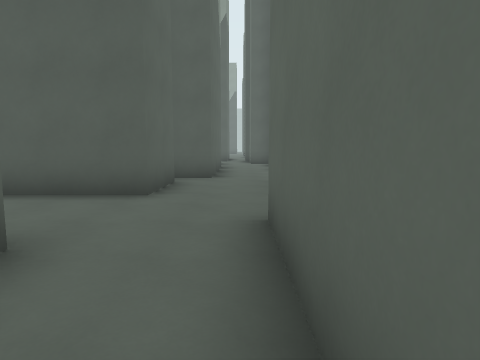
[1] (above)

24 first-person views from a walk through a 3-D level made in the Godot game engine. The camera is 1.5 m above the floor, tilts 6° down and sees 75° across. The floor is counted in squares, 2 m on a side. Each view is taken from the middle of a square. On the plan, view 1 faces up. The plan holds only what a view shows up to about 10 squares ahead; the rest is blank. The place goes on beyond the plan.

[2]
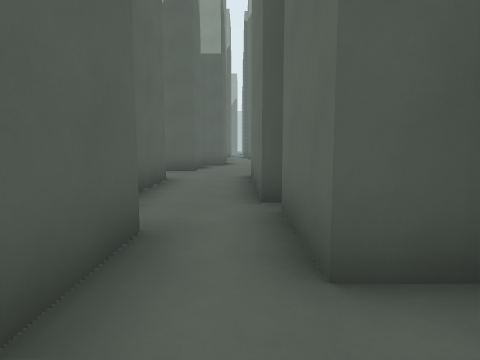

[3]
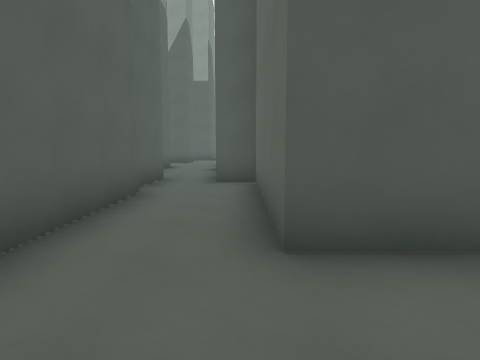

[4]
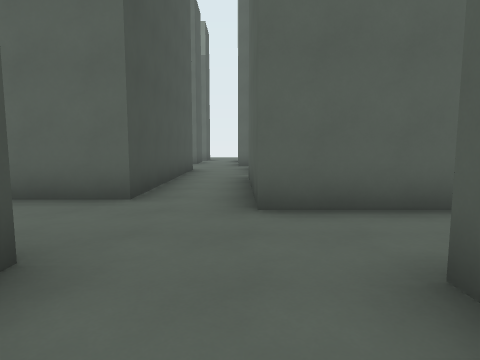

[5]
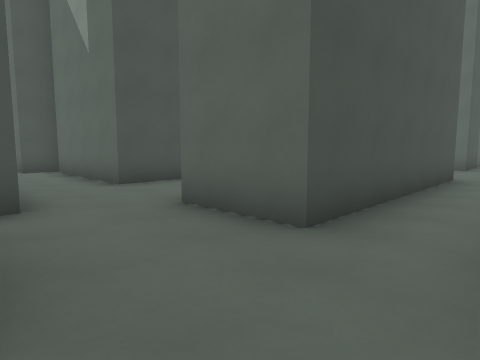

[6]
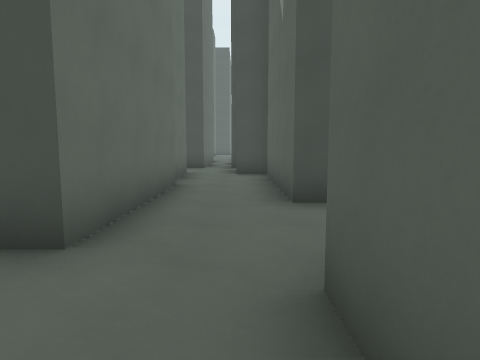

[7]
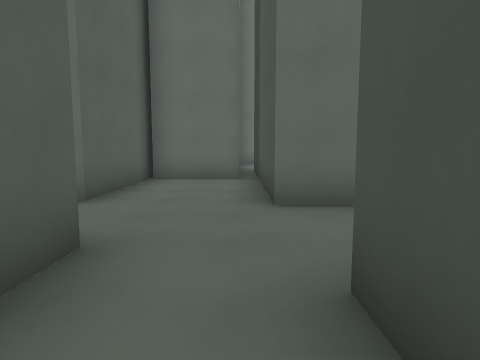

[8]
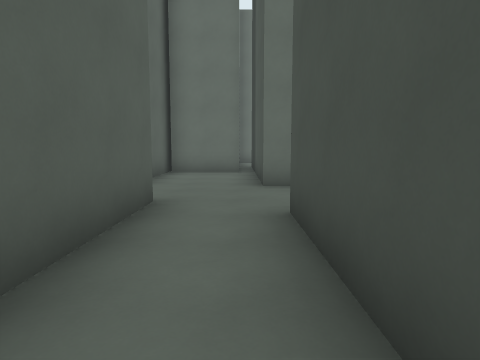

[9]
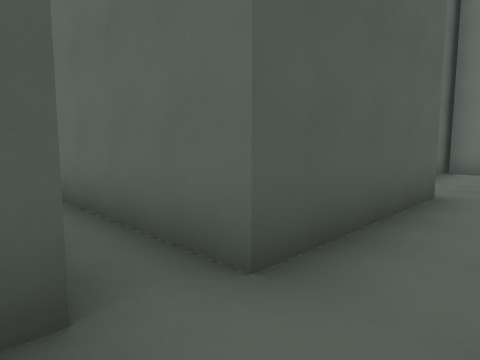

[10]
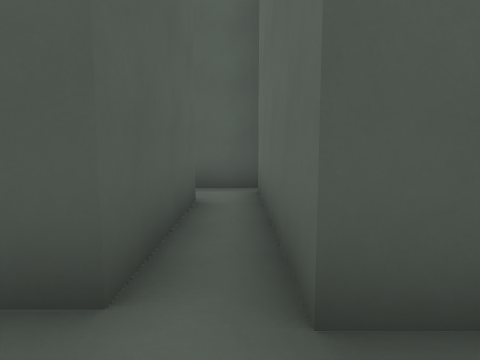

[11]
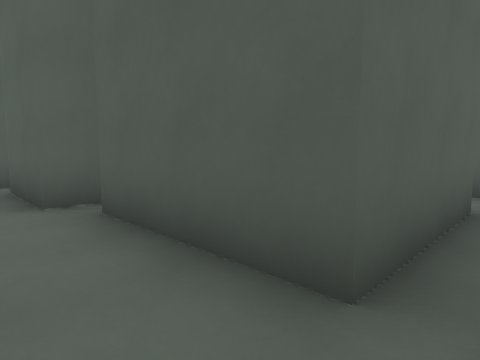

[12]
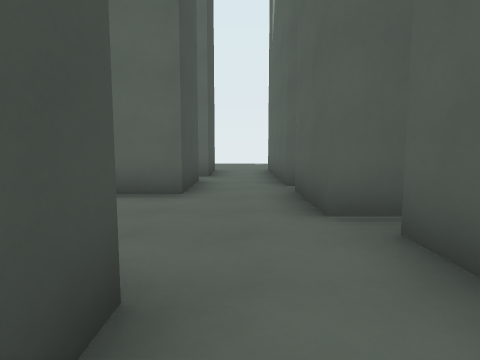

[13]
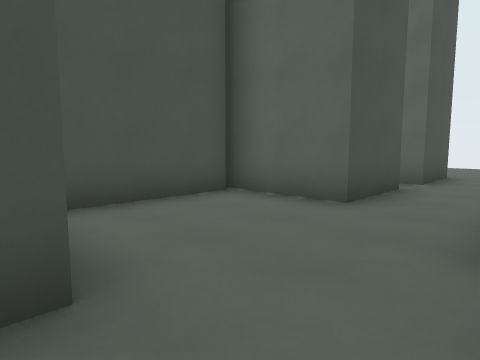

[14]
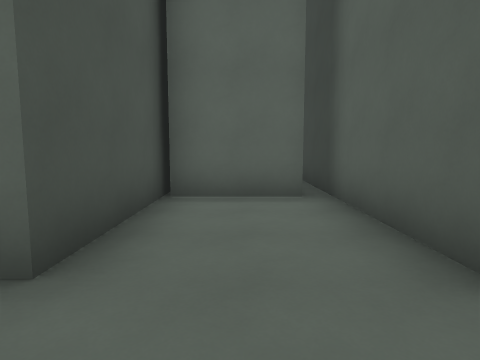

[15]
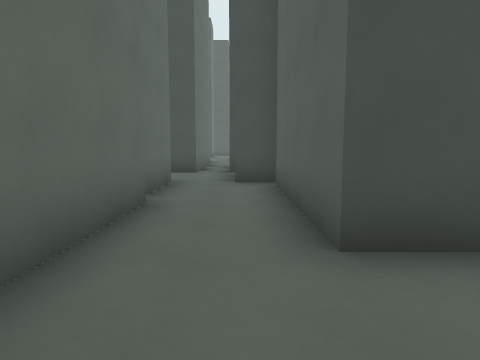

[16]
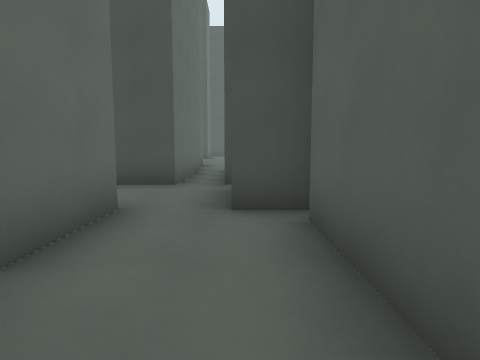

[17]
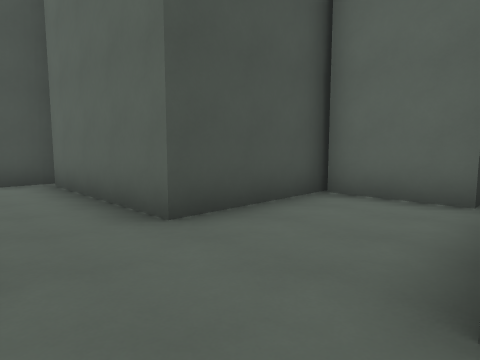

[18]
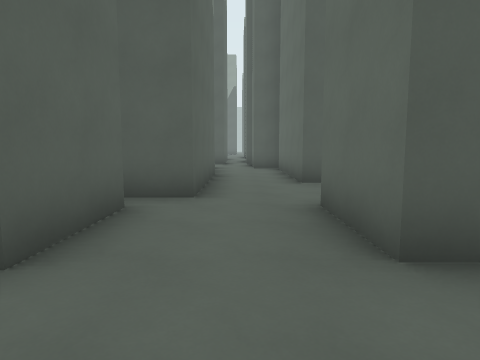

[19]
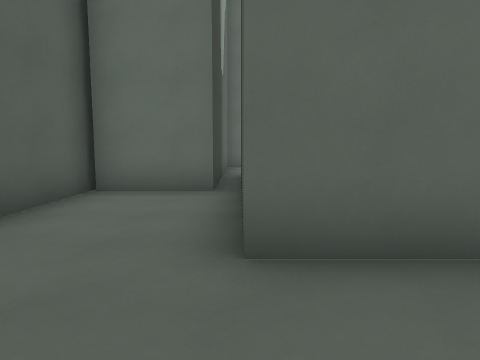

[20]
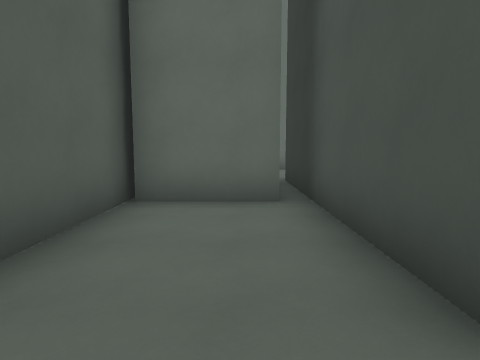

[21]
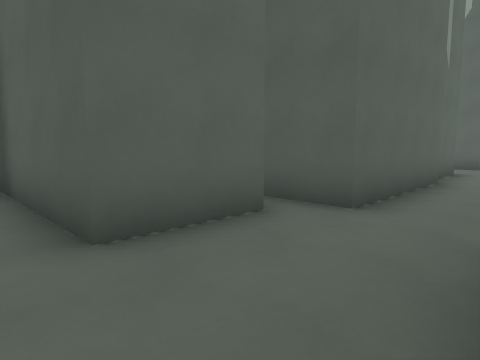

[22]
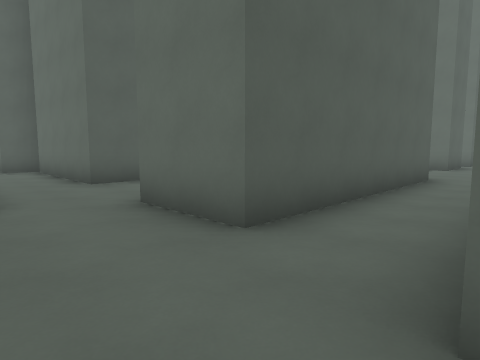

[23]
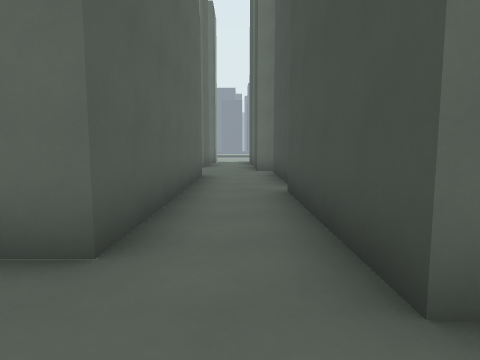

[24]
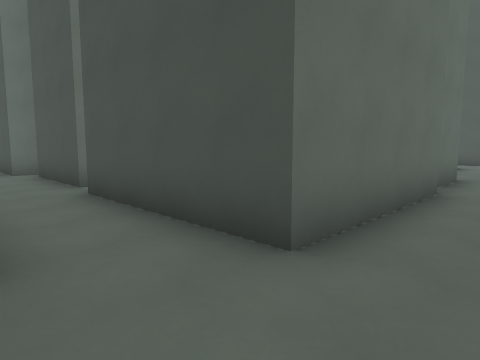

### Floor plan
Ten units are one square. View 1 is at (0, 0); x grows to the right and y downward. Boxes are objects, and circles mark ways between rooms. Rooms are numbered by the first view taken in them; rooms with no view inside come last. Other rooms are left out.
<svg viewBox="-166 -110 286 325">
<path fill="none" stroke="#000" d="M10 -50 10 -70M-14 -69 -14 -50 -55 -50M-47 -44 -47 -22M-50 -22 -17 -22 -17 18M3 9 3 -32M-7 -76 -21 -76M-19 23 -9 23 -9 42M5 33 5 12M21 106 29 106M10 115 10 106 20 106M-7 48 -7 88 -47 88M43 100 43 79M-46 106 -14 106 -14 126M50 78 13 78 13 39M14 33 5 33M-47 88 -47 50M-56 55 -56 86 -76 86M-75 106 -46 106M-46 43 -59 43M-18 126 -71 126M3 172 3 132 9 132M-47 130 -47 151M-54 152 -17 152 -17 192M-19 197 -9 197 -9 204M5 199 5 179M10 -70 70 -70M43 -74 43 -95M48 -96 13 -96 13 -105M-7 -105 -7 -76M71 -50 10 -50M89 -35 108 -35M88 -74 43 -74M106 -52 106 -58M51 -30 82 -30M3 -32 44 -32M-120 91 -161 91M-130 109 -110 109 -110 134M-93 82 -93 91 -114 91M-108 131 -81 131M-76 86 -88 86M-160 109 -139 109"/>
<circle cx="0" cy="40" r="3" fill="#2a7"/>
<circle cx="0" cy="-80" r="3" fill="#2a7"/>
<circle cx="10" cy="-40" r="3" fill="#2a7"/>
<circle cx="-40" cy="100" r="3" fill="#2a7"/>
<circle cx="-5" cy="115" r="3" fill="#2a7"/>
<circle cx="-65" cy="95" r="3" fill="#2a7"/>
<text x="-10" y="-30">1</text>
<text x="0" y="90">2</text>
<text x="-50" y="80">3</text>
<text x="-10" y="150">4</text>
<text x="20" y="-90">5</text>
<text x="80" y="-50">6</text>
<text x="-110" y="100">7</text>
</svg>
Room 1 opens to room 2. Room 1 opens to room 5. Room 1 opens to room 6. Room 2 opens to room 3. Room 2 opens to room 4. Room 3 opens to room 7.

Where each view was taken, in squares from view 1:
view 1: 0 up, 0 right, facing up
view 2: 5 down, 0 right, facing up
view 3: 10 down, 1 right, facing up
view 4: 9 down, 3 right, facing left
view 5: 9 down, 1 right, facing down-left
view 6: 11 down, 1 left, facing down
view 7: 10 down, 3 left, facing right
view 8: 10 down, 5 left, facing right
view 9: 10 down, 6 left, facing up-right
view 10: 10 down, 5 left, facing up
view 11: 10 down, 5 left, facing up-left
view 12: 10 down, 6 left, facing left
view 13: 9 down, 7 left, facing down-left
view 14: 14 down, 0 right, facing left
view 15: 13 down, 1 left, facing down
view 16: 16 down, 1 left, facing down
view 17: 5 up, 0 right, facing down-left
view 18: 3 up, 0 right, facing up
view 19: 7 up, 1 left, facing right
view 20: 8 up, 0 right, facing right
view 21: 4 up, 1 right, facing up-left
view 22: 3 up, 1 left, facing up-right
view 23: 4 up, 1 left, facing right
view 24: 5 up, 1 left, facing down-right
